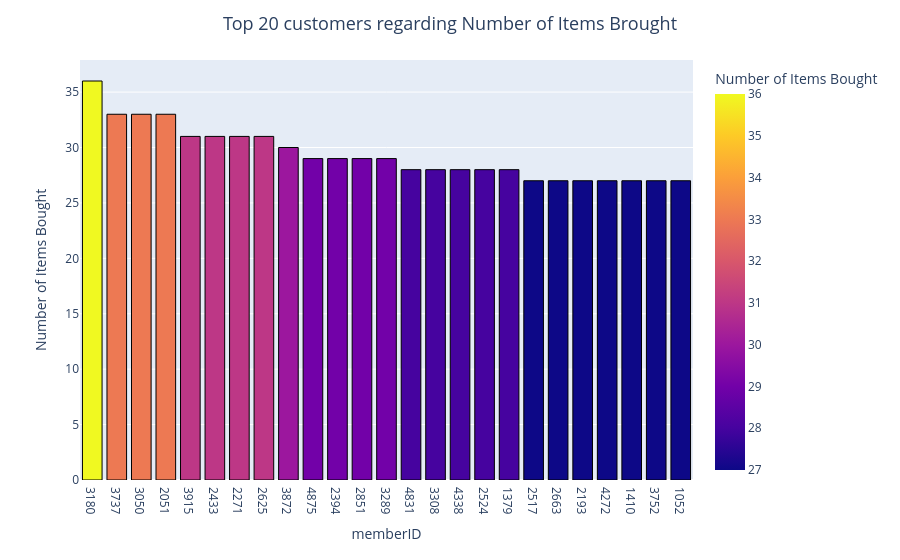

Source (notebook cell):
### Markdown cell above
## Top Customers regarding Number of Itams brought

### Code cell
user_item = data.groupby(pd.Grouper(key='memberID')).size().reset_index(name='count').sort_values(by='count', ascending=False)
fig = px.bar(user_item.head(25), x='memberID' , y='count', labels={'y': 'Number of sales', 'count':'Number of Items Bought'}, color='count')
fig.update_layout(title_text='Top 20 customers regarding Number of Items Brought', title_x=0.5, title_font=dict(size=18))
fig.update_traces(marker=dict(line=dict(color='#000000', width=1)))
fig.show()

### Figure 1 — Plotly figure (JSON) as saved in the notebook; plotly's stock layout.template omitted (floating-point values rounded to 4 significant figures)
{"data": [{"hovertemplate": "memberID=%{x}<br>Number of Items Bought=%{marker.color}<extra></extra>", "legendgroup": "", "marker": {"color": [36, 33, 33, 33, 31, 31, 31, 31, 30, 29, 29, 29, 29, 28, 28, 28, 28, 28, 27, 27, 27, 27, 27, 27, 27], "coloraxis": "coloraxis", "line": {"color": "#000000", "width": 1}, "pattern": {"shape": ""}}, "name": "", "orientation": "v", "showlegend": false, "textposition": "auto", "type": "bar", "x": ["3180", "3737", "3050", "2051", "3915", "2433", "2271", "2625", "3872", "4875", "2394", "2851", "3289", "4831", "3308", "4338", "2524", "1379", "2517", "2663", "2193", "4272", "1410", "3752", "1052"], "xaxis": "x", "y": [36, 33, 33, 33, 31, 31, 31, 31, 30, 29, 29, 29, 29, 28, 28, 28, 28, 28, 27, 27, 27, 27, 27, 27, 27], "yaxis": "y"}], "layout": {"barmode": "relative", "coloraxis": {"colorbar": {"title": {"text": "Number of Items Bought"}}, "colorscale": [[0, "#0d0887"], [0.1111, "#46039f"], [0.2222, "#7201a8"], [0.3333, "#9c179e"], [0.4444, "#bd3786"], [0.5556, "#d8576b"], [0.6667, "#ed7953"], [0.7778, "#fb9f3a"], [0.8889, "#fdca26"], [1, "#f0f921"]]}, "legend": {"tracegroupgap": 0}, "margin": {"t": 60}, "title": {"font": {"size": 18}, "text": "Top 20 customers regarding Number of Items Brought", "x": 0.5}, "xaxis": {"anchor": "y", "domain": [0, 1], "title": {"text": "memberID"}}, "yaxis": {"anchor": "x", "domain": [0, 1], "title": {"text": "Number of Items Bought"}}}}
